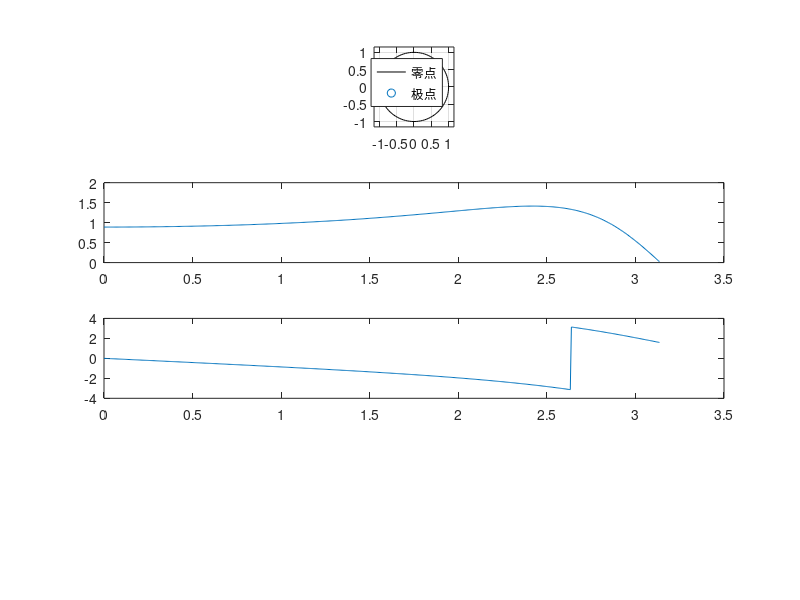

This chart was generated by the following MATLAB code: (Note: this script raises an error after producing the figure.)
B=[0,1,1];
A=[1,1,0.25];
figure(2);
%第一题
subplot(411)
zplane(B,A);
legend("零点","极点")

%第二题
[H,w] = freqz(B,A);
subplot(412);
plot(w,abs(H));
subplot(413);
plot(w,angle(H));

%第三题
[xn,fs] = audioread("motherland.wav");
t=(0:length(xn)-1)/fs;
yn = filter(B,A,xn);
yn_new = yn(1:fs);
t_new = (0 : fs - 1) / fs;
subplot(414);
plot(t_new,yn_new);
